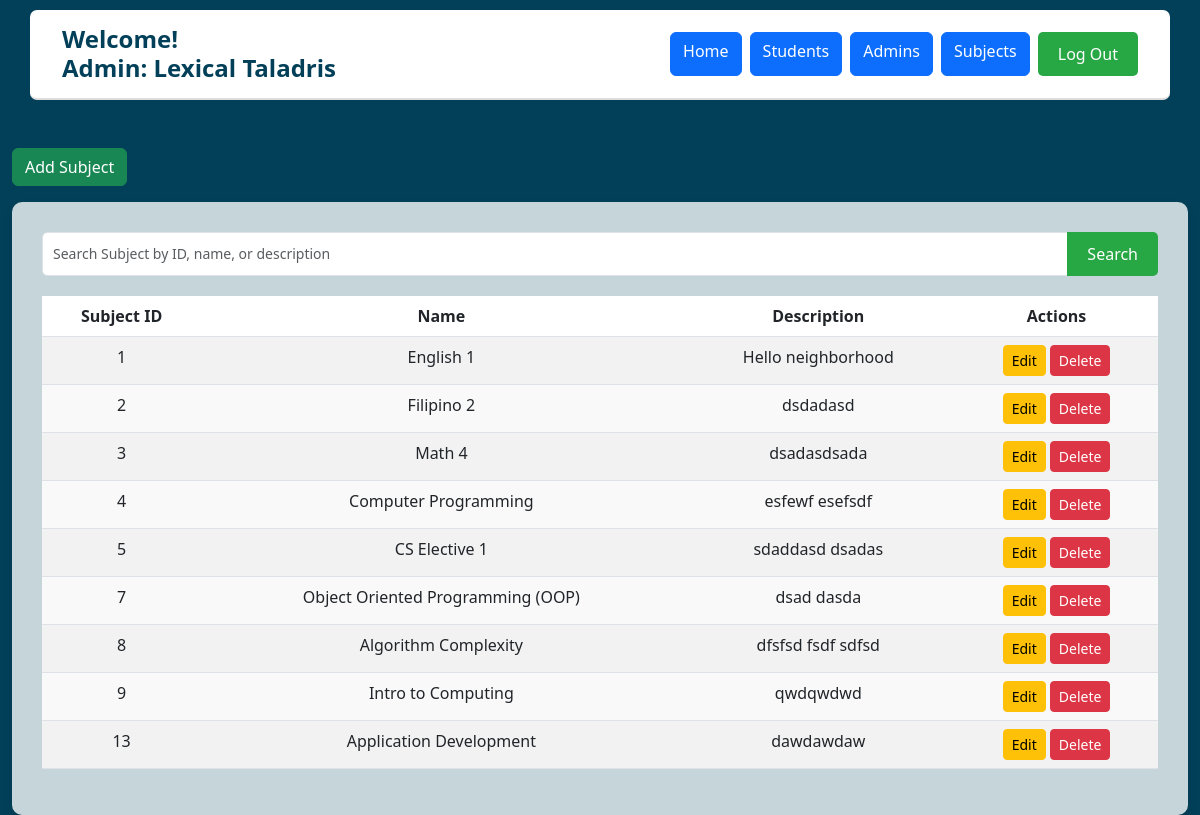
/subject_crud.php (signed in), run on the app's committed database.
### tables this page shows
CREATE TABLE `subject` (
  `subjectID` int(5) NOT NULL,
  `name` varchar(150) NOT NULL,
  `description` longtext NOT NULL
);

### subject_crud.php (the view, shortened to what this page needs)
<?php
include ('base.php');
?>
    <div class="container mt-5">
        <button class="btn btn-success mb-3" data-bs-toggle="modal" data-bs-target="#addSubjectModal">Add Subject</button>
        <?php
$search = isset($_GET['search']) ? $conn->real_escape_string($_GET['search']) : '';
$query = "
    SELECT subjectID, name, description
    FROM subject
";
$result = $conn->query($query);
?>
<div class="dashboard-container">
    <form method="get" action="" class="mb-3">
        <div class="input-group">
            <input type="text" name="search" id="searchInput" class="form-control"
                   placeholder="Search Subject by ID, name, or description"
                   value="<?php echo htmlspecialchars($search); ?>">
            <button type="submit" class="btn btn-primary">Search</button>
        </div>
    </form>
    <table class="table table-striped">
        <thead>
            <tr>
                <th>Subject ID</th>
                <th>Name</th>
                <th>Description</th>
                <th>Actions</th>
            </tr>
        </thead>
        <tbody>
            <?php if ($result && $result->num_rows > 0): ?>
                <?php while ($row = $result->fetch_assoc()): ?>
                    <tr>
                        <td><?php echo htmlspecialchars($row['subjectID']); ?></td>
                        <td><?php echo htmlspecialchars($row['name']); ?></td>
                        <td><?php echo htmlspecialchars($row['description']); ?></td>
                        <td>
                            <button class="btn btn-warning btn-sm"
                                    data-bs-toggle="modal"
                                    data-bs-target="#editModal-<?php echo htmlspecialchars($row['subjectID']); ?>">
                                Edit
                            </button>
                            <button class="btn btn-danger btn-sm"
                                    data-bs-toggle="modal"
                                    data-bs-target="#deleteModal-<?php echo htmlspecialchars($row['subjectID']); ?>">
                                Delete
                            </button>
                        </td>
                    </tr>
                <?php endwhile; ?>
            <?php else: ?>
                <tr>
                    <td colspan="4">No subjects found.</td>
                </tr>
            <?php endif; ?>
        </tbody>
    </table>
</div>
</body>
</html>

### data on the page
subject: subjectID "1", name "English 1", description "Hello neighborhood"
subject: subjectID "2", name "Filipino 2", description "dsdadasd"
subject: subjectID "3", name "Math 4", description "dsadasdsada"
subject: subjectID "4", name "Computer Programming", description "esfewf esefsdf"
subject: subjectID "5", name "CS Elective 1", description "sdaddasd dsadas"
subject: subjectID "7", name "Object Oriented Programming (OOP)", description "dsad dasda"
subject: subjectID "8", name "Algorithm Complexity", description "dfsfsd fsdf sdfsd"
subject: subjectID "9", name "Intro to Computing", description "qwdqwdwd"
subject: subjectID "13", name "Application Development", description "dawdawdaw"

### other printed values
$user_role "Admin"
$user_first "Lexical"
$user_last "Taladris"
